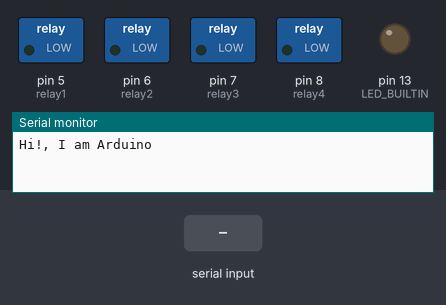
A sketch run on a simulated Arduino Uno, built with avr-gcc and run on an emulated ATmega328P. On the bench: switched loads named in the sketch (green lamp = pin HIGH), output pins drawn as LEDs (lit = HIGH), the last lines printed to the serial monitor. The test bench sets the inputs (shaded band).

Above: at 1.2 s.
1.3 s: "0" received over Serial
At 1.8 s:
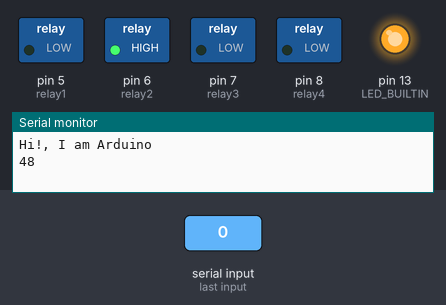
2.8 s: "1" received over Serial
At 4.0 s:
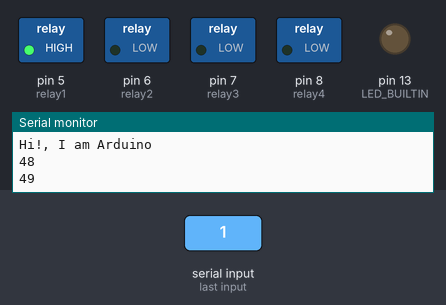
4.3 s: "2" received over Serial
At 5.2 s:
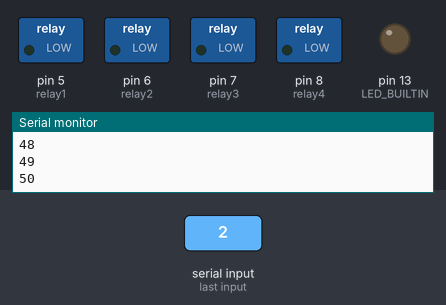
Timing chart, 0 to 7.3 s (numbered marks = the images above; inputs shaded):
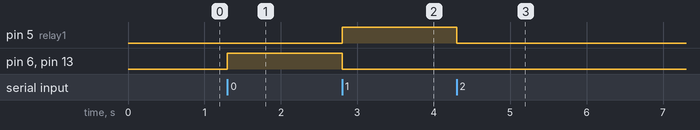

The sketch:

arduinoSerial.ino
```cpp
#define relay1 5
#define relay2 6
#define relay3 7
#define relay4 8

int data;

void setup() {
  Serial.begin(9600); //initialize serial COM at 9600 baudrate
  pinMode(relay1, OUTPUT); //for ESP8266
  pinMode(relay2, OUTPUT);
  pinMode(relay3, OUTPUT);
  pinMode(relay4, OUTPUT);

  digitalWrite(relay1, LOW);
  digitalWrite(relay2, LOW);
  digitalWrite(relay3, LOW);
  digitalWrite(relay4, LOW);
  pinMode(LED_BUILTIN, OUTPUT);

  Serial.println("Hi!, I am Arduino");
}

void loop() {
  while (Serial.available()) {
    data = Serial.read();
    //    data = Serial.parseInt();
    Serial.println(data);
  }
  if (data == '0') {
    digitalWrite(relay2, HIGH);
    digitalWrite(relay1, LOW);
    digitalWrite(LED_BUILTIN, HIGH);
  }
  else if (data == '1') {
    digitalWrite(relay2, LOW);
    digitalWrite(relay1, HIGH);
    digitalWrite(LED_BUILTIN, LOW);
  }
  else if (data == '2') {
    digitalWrite(relay2, LOW);
    digitalWrite(relay1, LOW);
  }
}
```

Measured:
- after the input at 1.3 s, pin 6 (relay2), pin 13 (LED_BUILTIN): LOW → HIGH at once
- after the input at 2.8 s, pin 5 (relay1): LOW → HIGH at once; pin 6 (relay2), pin 13 (LED_BUILTIN): HIGH → LOW at once
- after the input at 4.3 s, pin 5 (relay1): HIGH → LOW at once
